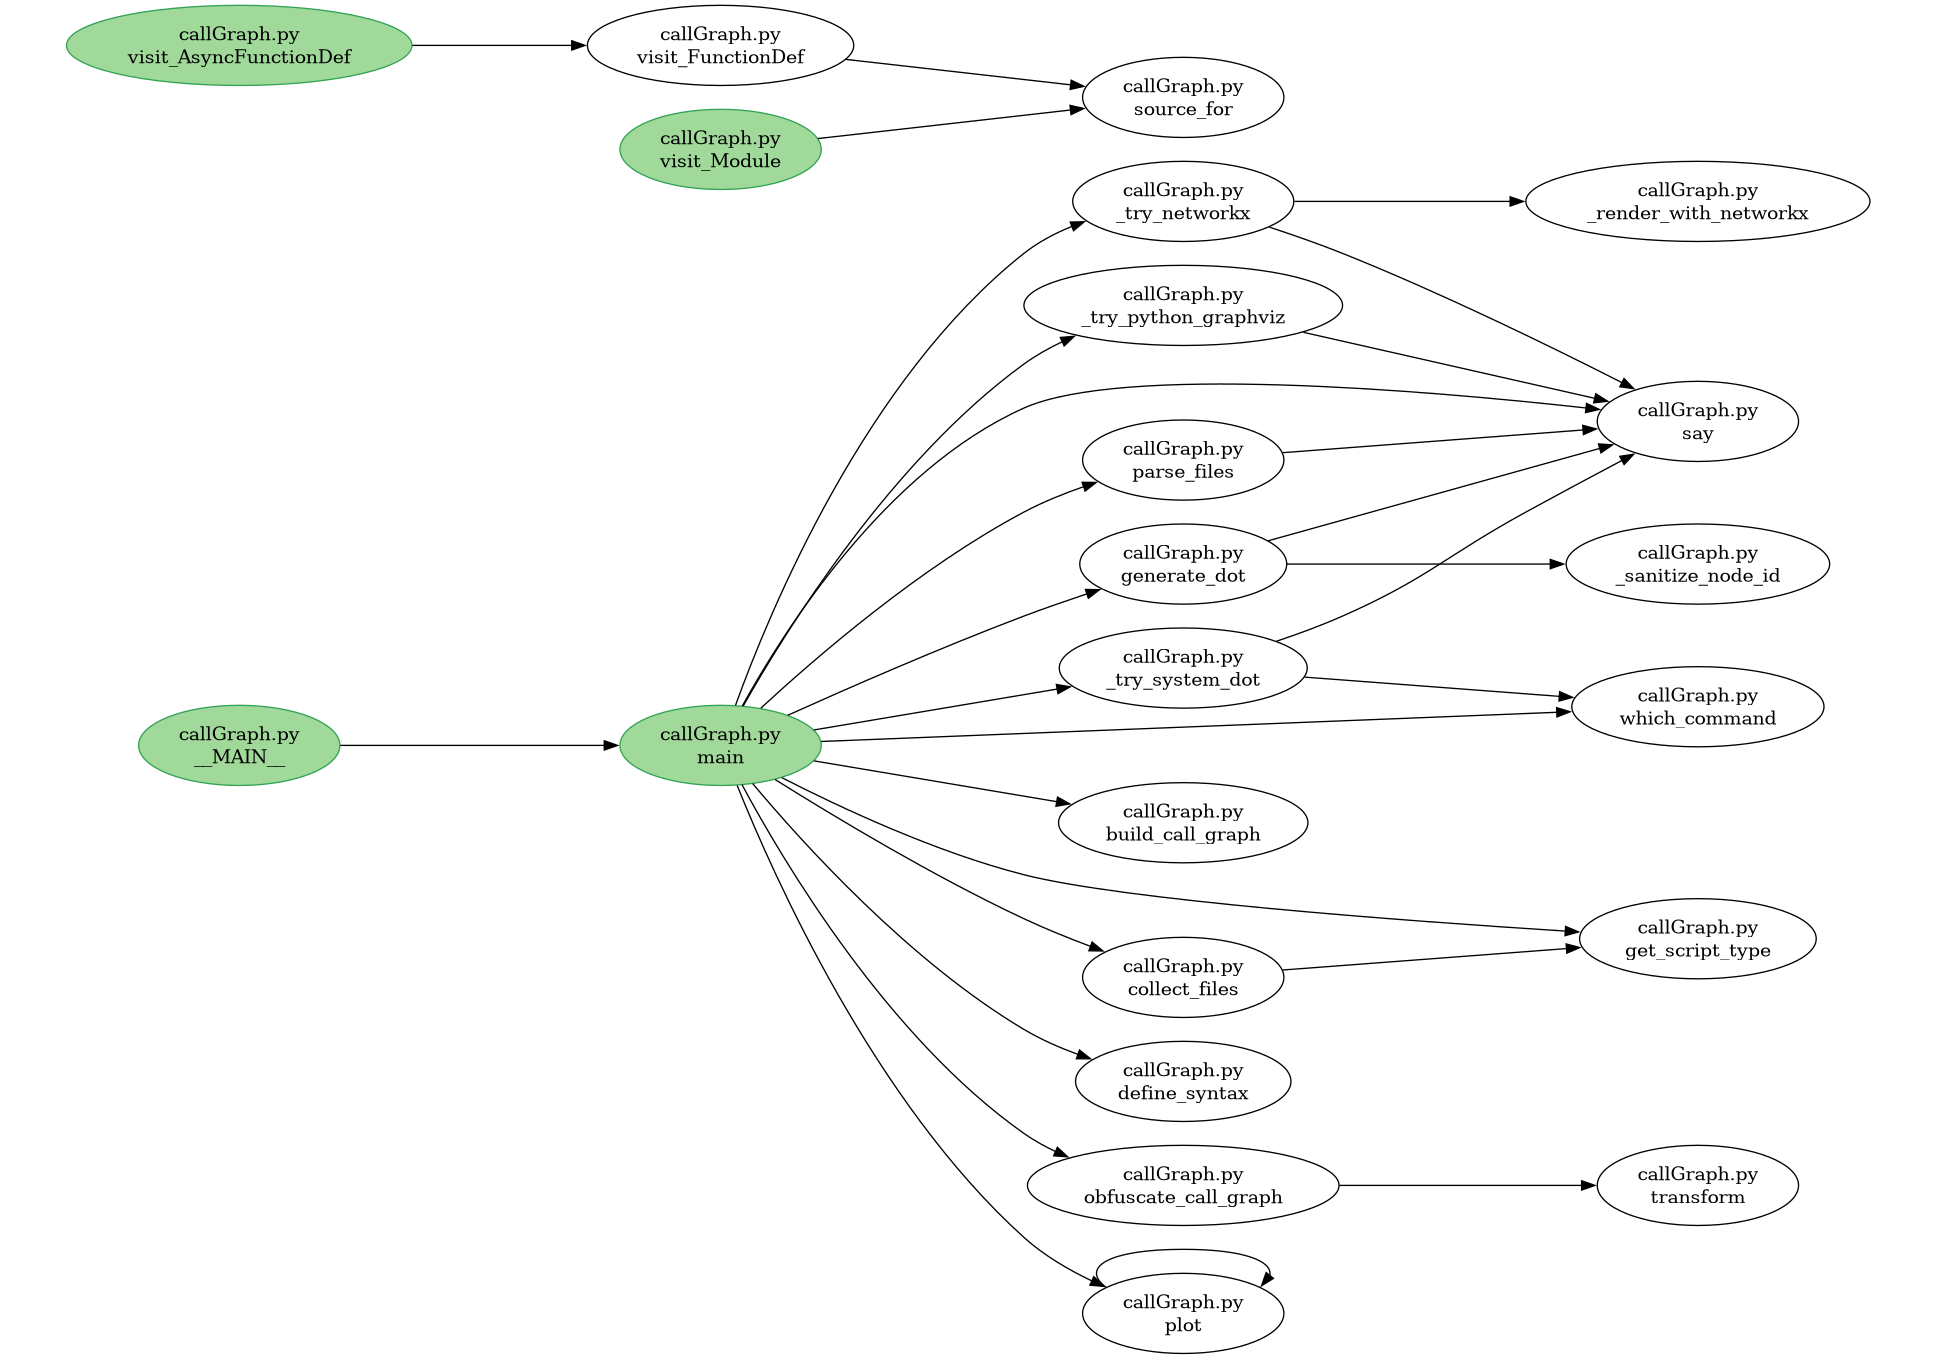

This chart was generated by the following Python code:
#!/usr/bin/env python3
from __future__ import annotations

import argparse
import json
import os
import re
import shutil
import subprocess
import sys
import tempfile
import ast
from collections import defaultdict
from dataclasses import dataclass
from typing import Dict, List, Optional

try:
    import yaml  # type: ignore
except Exception:
    yaml = None

try:
    import graphviz as _graphviz  # type: ignore
    from graphviz import Digraph  # type: ignore
except Exception:
    _graphviz = None
    Digraph = None


# -----------------------------------------------------------------------------
# Utilities
# -----------------------------------------------------------------------------
def say(*parts) -> None:
    print(" ".join(str(p) for p in parts))


def which_command(*names: str) -> Optional[str]:
    for n in names:
        path = shutil.which(n)
        if path:
            return n
    return None


# -----------------------------------------------------------------------------
# Language syntax (regex) definitions
# -----------------------------------------------------------------------------
LANG_SYNTAX = {
    # Heuristic regexes for many languages. These are intentionally
    # conservative — regex-based parsing is a fallback and will not be
    # perfect for every language syntax.
    "functionDefinition": {
        "py": r"(\s*)(def)\s+([A-Za-z_]\w+)\s*\(",
        "js": r"(\s*)(?:async\s+)?(?:function)\s+([A-Za-z_]\w+)\s*\(",
        "jsx": r"(\s*)(?:async\s+)?(?:function)\s+([A-Za-z_]\w+)\s*\(",
        "ts": r"(\s*)(?:export\s+)?(?:async\s+)?(?:function|const|let|var)\s+([A-Za-z_]\w+)\s*\(",
        "tsx": r"(\s*)(?:export\s+)?(?:async\s+)?(?:function|const|let|var)\s+([A-Za-z_]\w+)\s*\(",
        "c": r"(\s*)(?=.*\b(?:void|bool|int|short|long|double|char|size_t|float)\b)([^(;]+)\s+([A-Za-z_]\w+)\s*\(",
        "cpp": r"(\s*)(?=.*\b(?:void|bool|int|short|long|double|char|size_t|string|vector|unsigned)\b)([^(;]+)\s+([A-Za-z_]\w+)\s*\(",
        "java": r"(\s*)(?=public|private|protected|static|final|synchronized|abstract)([^(;]+)\s+([A-Za-z_]\w+)\s*\(",
        "rs": r"(\s*)(?:pub\s+|async\s+)?(?:fn)\s+([A-Za-z_]\w+)\b",
        "go": r"(\s*)(?:func)\s+([A-Za-z_]\w+)\b",
        "swift": r"(\s*)(?:func)\s+([A-Za-z_]\w+)\b",
        "rb": r"(\s*)(?:def)\s+([A-Za-z_]\w+)",
        "pl": r"(\s*)(?:sub)\s+([A-Za-z_]\w+)",
        "php": r"(\s*)(?:function)\s+([A-Za-z_]\w+)\s*\(",
        "lua": r"(\s*)(?:function)\s+([A-Za-z_]\w+)",
        "kt": r"(\s*)(?:fun)\s+([A-Za-z_]\w+)",
        "dart": r"(\s*)(?:[A-Za-z_][\w<>]*\s+)?([A-Za-z_]\w+)\s*\(",
        "jl": r"(\s*)(?:function|macro)\s+([A-Za-z_]\w+)",
        "m": r"(\s*)(?:[-+]\s*\(|[A-Za-z_]\w+\s*\()",
        "r": r"(\s*)([A-Za-z_]\w+)\s*\<\-|\s*function\s*\(",
        "sh": r"(\s*)(?:function\s+)?([A-Za-z_]\w+)\s*\(\)?\s*\{",
        "bash": r"(\s*)(?:function\s+)?([A-Za-z_]\w+)\s*\(\)?\s*\{",
        "sc": r"(\s*)(?:def)\s+([A-Za-z_]\w+)\s*\(",
        "pas": r"(\s*)(?:procedure|function)\s+([A-Za-z_]\w+)",
        "v": r"(\s*)(?:fn)\s+([A-Za-z_]\w+)",
    },
    "functionEnd": {
        # Python functions end by dedent; keep a permissive pattern for
        # function body continuation. For block languages use closing brace.
        "py": r"\s*\S",
        "c": r"\s*}",
        "cpp": r"\s*}",
        "rs": r"\s*}",
        "java": r"\s*}",
        "ts": r"\s*}",
        "tsx": r"\s*}",
        "js": r"\s*}",
        "jsx": r"\s*}",
        "go": r"\s*}",
        "swift": r"\s*}",
        "php": r"\s*}",
        "lua": r"\s*end",
        "rb": r"\s*end",
        "pl": r"\s*}",
    },
    "functionCall": {
        # Simple name( pattern for many languages; will also catch some
        # non-call constructs but works as a lightweight heuristic.
        "py": r"([A-Za-z_]\w+)\s*\(",
        "js": r"([A-Za-z_]\w+)\s*\(",
        "jsx": r"([A-Za-z_]\w+)\s*\(",
        "ts": r"([A-Za-z_]\w+)\s*\(",
        "tsx": r"([A-Za-z_]\w+)\s*\(",
        "c": r"([A-Za-z_]\w+)\s*\(",
        "cpp": r"([A-Za-z_]\w+)\s*\(",
        "rs": r"([A-Za-z_]\w+)\s*\(",
        "java": r"([A-Za-z_]\w+)\s*\(",
        "go": r"([A-Za-z_]\w+)\s*\(",
        "rb": r"([A-Za-z_]\w+)\s*\(",
        "php": r"([A-Za-z_]\w+)\s*\(",
        "lua": r"([A-Za-z_]\w+)\s*\(",
    },
    "comment": {
        # Common single-line comment tokens
        "py": r"#",
        "rb": r"#",
        "pl": r"#",
        "sh": r"#",
        "bash": r"#",
        "js": r"//",
        "jsx": r"//",
        "ts": r"//",
        "tsx": r"//",
        "c": r"//",
        "cpp": r"//",
        "rs": r"//",
        "java": r"//",
        "php": r"//",
        "lua": r"--",
    },
    "variable": {
        # Very permissive variable name capture used by the "verbose" analysis.
        "py": r"([A-Za-z_]\w+)",
        "js": r"([A-Za-z_]\w+)",
        "ts": r"([A-Za-z_]\w+)",
        "rs": r"([A-Za-z_]\w+)",
        "rb": r"([A-Za-z_]\w+)",
        "php": r"([A-Za-z_]\w+)",
    },
}


# -----------------------------------------------------------------------------
# Data structures
# -----------------------------------------------------------------------------
@dataclass
class ParseResult:
    shebang: Optional[str]
    func_contents: Dict[str, Dict[str, str]]  # func -> file -> contents
    func_definition: Dict[str, Dict[str, int]]  # func -> file -> first line
    func_call: Dict[
        str, Dict[str, Dict[str, int]]
    ]  # caller_func -> file -> called_name -> count


# -----------------------------------------------------------------------------
# NetworkX fallback renderer
# -----------------------------------------------------------------------------
def _render_with_networkx(graph_builder, output_path: str) -> bool:
    try:
        import networkx as nx
        import matplotlib.pyplot as plt
    except Exception:
        return False

    try:
        G = nx.DiGraph()
        labels = {}
        node_colors = []
        for n in sorted(graph_builder.node.keys()):
            G.add_node(n)
            file_part, sub_part = n.split(":", 1)
            labels[n] = f"{os.path.basename(file_part)}\n{sub_part}"
            node_colors.append(
                "#78a2c8"
                if n not in getattr(graph_builder, "initial_node", {})
                else "#66c2a5"
            )

        for fro in sorted(graph_builder.edge.keys()):
            for to in sorted(graph_builder.edge[fro].keys()):
                G.add_edge(fro, to)

        try:
            pos = nx.spring_layout(G, k=0.5, iterations=100, seed=42)
        except Exception:
            pos = nx.random_layout(G)

        plt.figure(figsize=(12, 8))
        nx.draw_networkx_nodes(G, pos, node_color=node_colors, node_size=1200)
        nx.draw_networkx_edges(
            G, pos, arrows=True, arrowstyle="->", arrowsize=12
        )
        nx.draw_networkx_labels(G, pos, labels, font_size=8)
        plt.axis("off")

        ext = os.path.splitext(output_path)[1].lower()
        if ext == ".svg":
            plt.savefig(output_path, format="svg", bbox_inches="tight")
        elif ext == ".pdf":
            plt.savefig(output_path, format="pdf", bbox_inches="tight")
        else:
            plt.savefig(output_path, format="png", bbox_inches="tight")
        plt.close()
        return True
    except Exception:
        return False


# -----------------------------------------------------------------------------
# Core parsing
# -----------------------------------------------------------------------------
def define_syntax(language: str):
    # Build compiled syntax dict for a language
    compiled = {}
    for key in (
        "functionDefinition",
        "functionEnd",
        "functionCall",
        "comment",
        "variable",
    ):
        pat = LANG_SYNTAX.get(key, {}).get(language)
        compiled[key] = re.compile(pat, re.IGNORECASE) if pat else None
    return compiled


def parse_files(
    files: List[str], language: str, language_syntax
) -> ParseResult:
    """
    Parse files and produce function definitions, contents and call counts.

    For Python we use the AST. For others we fall back to a line-oriented
    regex-based heuristic. Returned structures are plain dicts (no defaultdicts)
    to make type-checkers and downstream code happy.
    """
    main = "__MAIN__"
    # use temporary nested dicts while parsing
    func_contents: Dict[str, Dict[str, str]] = defaultdict(
        dict
    )  # func -> file -> contents
    func_definition: Dict[str, Dict[str, int]] = defaultdict(
        dict
    )  # func -> file -> first-line
    # nested mapping: caller_func -> file -> called_name -> count
    func_call_nested = defaultdict(
        lambda: defaultdict(lambda: defaultdict(int))
    )
    shebang: Optional[str] = None

    fd_re = language_syntax.get("functionDefinition")
    fe_re = language_syntax.get("functionEnd")
    fc_re = language_syntax.get("functionCall")
    comment_re = language_syntax.get("comment")

    for file in files:
        try:
            with open(file, "r", encoding="utf-8", errors="ignore") as fh:
                text = fh.read()
        except Exception:
            text = ""

        if text:
            first_line = text.splitlines()[0] if text.splitlines() else ""
            if first_line.startswith("#!"):
                shebang = first_line.strip()

        # Python: prefer AST for correctness
        if language == "py":
            try:
                tree = ast.parse(text, filename=file)
            except Exception:
                tree = None

            if tree is not None:
                lines = text.splitlines()

                def source_for(node: ast.AST) -> str:
                    start = getattr(node, "lineno", None)
                    end = getattr(node, "end_lineno", None)
                    if start and end:
                        return "\n".join(lines[start - 1 : end])
                    if start:
                        return lines[start - 1]
                    return ""

                class PyVisitor(ast.NodeVisitor):
                    def __init__(self):
                        self.current_stack: List[str] = [main]

                    def visit_FunctionDef(self, node: ast.AST):
                        # Accept ast.AST to avoid type-check conflicts with AsyncFunctionDef
                        name = getattr(node, "name", None)
                        lineno = getattr(node, "lineno", None)
                        if name and lineno:
                            func_definition[name][file] = lineno
                            func_contents[name].setdefault(file, "")
                            func_contents[name][file] += source_for(node) + "\n"
                        self.current_stack.append(name or "<anon>")
                        # traverse body to find nested calls
                        self.generic_visit(node)
                        self.current_stack.pop()

                    def visit_AsyncFunctionDef(self, node: ast.AST):
                        # Handle async defs similarly
                        return self.visit_FunctionDef(node)

                    def visit_ClassDef(self, node: ast.AST):
                        # Do not treat classes as functions; still traverse to find nested calls
                        self.generic_visit(node)

                    def visit_Call(self, node: ast.Call):
                        called = None
                        func_node = node.func
                        if isinstance(func_node, ast.Name):
                            called = func_node.id
                        elif isinstance(func_node, ast.Attribute):
                            called = func_node.attr
                        caller = self.current_stack[-1]
                        if called:
                            func_call_nested[caller][file][called] += 1
                        self.generic_visit(node)

                    def visit_Module(self, node: ast.Module):
                        # Inspect module-level statements as MAIN while ensuring we
                        # still visit every statement so FunctionDef nodes are
                        # processed by their visitor. Only non-def/class top-level
                        # stmts are appended to the MAIN contents.
                        for stmt in node.body:
                            if not isinstance(
                                stmt,
                                (
                                    ast.FunctionDef,
                                    ast.AsyncFunctionDef,
                                    ast.ClassDef,
                                ),
                            ):
                                src = source_for(stmt)
                                if src:
                                    func_contents[main].setdefault(file, "")
                                    func_contents[main][file] += src + "\n"
                            # always visit the statement so FunctionDef / ClassDef
                            # handlers run and populate func_definition, func_contents, etc.
                            self.visit(stmt)

                visitor = PyVisitor()
                visitor.visit(tree)
                # move to next file (AST handled)
                continue

        # Fallback legacy parsing for non-Python or failed AST
        norm_text = text.replace("\\\n", "")
        # small normalization for C-like languages
        if language in ("c", "cpp", "java"):
            norm_text = re.sub(r"\)\s*\n\s*{", ") {", norm_text)

        lines = norm_text.splitlines()
        func_stack: List[str] = [main]
        space_stack: List[str] = [""]
        func_contents[main].setdefault(file, "")
        file_line_num = 0
        in_pod = False

        for line in lines:
            file_line_num += 1
            original_line = line

            # perl __END__ / POD handling (best-effort)
            if language == "pl":
                if line.strip() == "__END__":
                    break
                m_tag = re.match(r"^=(\w+)", line)
                if m_tag:
                    tag = m_tag.group(1)
                    in_pod = tag != "cut"
                    continue
                if in_pod:
                    continue

            # append blank lines to current function contents
            if re.match(r"^\s*(#.*)?$", line):
                func_contents[func_stack[-1]].setdefault(file, "")
                func_contents[func_stack[-1]][file] += line + "\n"
                continue

            # strip comments (best-effort)
            if comment_re:
                try:
                    line = re.sub(rf"{comment_re.pattern}.*", "", line)
                except re.error:
                    pass

            # function definition detection
            if fd_re:
                m = fd_re.match(line)
                if m:
                    # Be defensive about the number and order of regex groups.
                    # Some language patterns put the leading indent in group 1 and the
                    # function name in group 2 or 3; others put only the name.
                    groups = [g for g in m.groups() if g is not None]
                    leading_spaces = groups[0] if groups else ""
                    func_name = ""
                    # Prefer the last group that looks like a valid identifier.
                    for g in reversed(groups):
                        try:
                            g_str = str(g)
                        except Exception:
                            continue
                        if re.match(r"^[A-Za-z_]\w*$", g_str):
                            func_name = g_str
                            break
                    # Fallback: try m.group(m.lastindex) if present
                    if not func_name and getattr(m, "lastindex", None):
                        try:
                            cand = m.group(m.lastindex)
                            if cand and re.match(r"^[A-Za-z_]\w*$", str(cand)):
                                func_name = str(cand)
                        except Exception:
                            pass
                    func_name = func_name.split("::")[-1] if func_name else ""
                    if not func_name:
                        func_name = f"<anonymous_{file_line_num}>"
                        say(
                            f"Found anonymous function at {file}:{file_line_num} -> {func_name}"
                        )
                    func_definition[func_name][file] = file_line_num
                    func_contents[func_name].setdefault(file, "")
                    func_contents[func_name][file] += original_line + "\n"
                    if language == "py":
                        func_stack = [main, func_name]
                        space_stack = ["", leading_spaces]
                        func_contents[main].setdefault(file, "")
                    else:
                        if language not in ("jl",) and re.search(
                            r"}\s*(;\s*)?$", line
                        ):
                            # function ended on same line
                            pass
                        else:
                            func_stack.append(func_name)
                            space_stack.append(leading_spaces)
                    continue

            # detect end of function (for languages with explicit end tokens)
            if func_stack[-1] != main and fe_re:
                try:
                    indent_check = (
                        re.match(
                            r"^" + re.escape(space_stack[-1]) + r"\S", line
                        )
                        is not None
                    )
                except re.error:
                    indent_check = True
                if fe_re and re.match(fe_re.pattern, line) and indent_check:
                    func_contents[func_stack[-1]].setdefault(file, "")
                    func_contents[func_stack[-1]][file] += original_line + "\n"
                    if space_stack[-1] == "":
                        func_stack = [main]
                        space_stack = [""]
                    else:
                        func_stack.pop()
                        space_stack.pop()
                    continue

            # append to current function content
            func_contents[func_stack[-1]].setdefault(file, "")
            func_contents[func_stack[-1]][file] += original_line + "\n"

            # find candidate calls
            if fc_re:
                for mcall in fc_re.finditer(line):
                    called = mcall.group(1)
                    if language in ("tcl", "pl"):
                        called = called.split("::")[-1]
                    if called:
                        func_call_nested[func_stack[-1]][file][called] += 1

    # Normalize nested defaultdicts into plain dicts before returning
    func_contents_out: Dict[str, Dict[str, str]] = {}
    for fn, fmap in func_contents.items():
        func_contents_out[fn] = dict(fmap)

    func_definition_out: Dict[str, Dict[str, int]] = {}
    for fn, fmap in func_definition.items():
        func_definition_out[fn] = dict(fmap)

    func_call_out: Dict[str, Dict[str, Dict[str, int]]] = {}
    for caller, fmap in func_call_nested.items():
        func_call_out[caller] = {}
        for fpath, calls in fmap.items():
            func_call_out[caller][fpath] = dict(calls)

    return ParseResult(
        shebang=shebang,
        func_contents=func_contents_out,
        func_definition=func_definition_out,
        func_call=func_call_out,
    )


# -----------------------------------------------------------------------------
# Build call graph
# -----------------------------------------------------------------------------
def build_call_graph(
    parse: ParseResult,
    files: List[str],
    ignore_re: Optional[str] = None,
    language: Optional[str] = None,
):
    call_graph = defaultdict(lambda: {"calls": {}, "called_by": {}})

    for caller_sub, file_map in parse.func_call.items():
        if ignore_re and re.search(ignore_re, caller_sub):
            continue
        for caller_file, calls in file_map.items():
            for referenced_sub, count in calls.items():
                if ignore_re and re.search(ignore_re, referenced_sub):
                    continue
                if referenced_sub not in parse.func_definition:
                    continue
                caller_key = f"{caller_file}:{caller_sub}"
                # prefer same-file
                if caller_file in parse.func_definition.get(referenced_sub, {}):
                    referenced_key = f"{caller_file}:{referenced_sub}"
                else:
                    referenced_files = sorted(
                        parse.func_definition[referenced_sub].keys()
                    )
                    if len(referenced_files) == 1:
                        referenced_key = (
                            f"{referenced_files[0]}:{referenced_sub}"
                        )
                    else:
                        # ambiguous
                        continue

                call_graph[caller_key]["calls"][referenced_key] = (
                    call_graph[caller_key]["calls"].get(referenced_key, 0)
                    + count
                )
                call_graph[referenced_key]["called_by"][caller_key] = (
                    call_graph[referenced_key]["called_by"].get(caller_key, 0)
                    + 1
                )

    # Conservative rescan by content (skip for python)
    if language != "py":
        for caller_sub, file_map in parse.func_contents.items():
            if ignore_re and re.search(ignore_re, caller_sub):
                continue
            for caller_file, body in file_map.items():
                for line in body.splitlines():
                    for m in re.finditer(r"(\w+)\s*\(", line):
                        referenced_sub = m.group(1)
                        if not referenced_sub:
                            continue
                        if ignore_re and re.search(ignore_re, referenced_sub):
                            continue
                        if referenced_sub not in parse.func_definition:
                            continue
                        if caller_file in parse.func_definition.get(
                            referenced_sub, {}
                        ):
                            referenced_key = f"{caller_file}:{referenced_sub}"
                        else:
                            referenced_files = sorted(
                                parse.func_definition[referenced_sub].keys()
                            )
                            if len(referenced_files) == 1:
                                referenced_key = (
                                    f"{referenced_files[0]}:{referenced_sub}"
                                )
                            else:
                                continue
                        caller_key = f"{caller_file}:{caller_sub}"
                        call_graph.setdefault(
                            caller_key, {"calls": {}, "called_by": {}}
                        )
                        call_graph.setdefault(
                            referenced_key, {"calls": {}, "called_by": {}}
                        )
                        if (
                            referenced_key
                            not in call_graph[caller_key]["calls"]
                        ):
                            call_graph[caller_key]["calls"][referenced_key] = 1
                            call_graph[referenced_key]["called_by"][
                                caller_key
                            ] = 1

    # Range-based rescan (skip for python)
    if language != "py":
        func_starts_by_file: Dict[str, List[tuple]] = defaultdict(list)
        for fname, locations in parse.func_definition.items():
            for fpath, start_line in locations.items():
                func_starts_by_file[fpath].append((start_line, fname))

        for fpath, starts in func_starts_by_file.items():
            starts.sort(key=lambda x: x[0])
            try:
                with open(fpath, "r", encoding="utf-8", errors="ignore") as fh:
                    file_lines = fh.read().splitlines()
            except Exception:
                continue
            nlines = len(file_lines)
            for idx, (start_line, funcname) in enumerate(starts):
                end_line = None
                contents = parse.func_contents.get(funcname, {}).get(fpath)
                if contents is not None:
                    count_lines = len(contents.splitlines())
                    if count_lines > 0:
                        end_line = start_line + count_lines - 1
                if end_line is None:
                    if idx + 1 < len(starts):
                        end_line = starts[idx + 1][0] - 1
                    else:
                        end_line = nlines
                if idx + 1 < len(starts):
                    next_start = starts[idx + 1][0]
                    if end_line >= next_start:
                        end_line = next_start - 1
                if end_line < start_line:
                    continue
                body_lines = file_lines[start_line - 1 : end_line]
                for line in body_lines:
                    for m in re.finditer(r"(\w+)\s*\(", line):
                        callee = m.group(1)
                        if not callee:
                            continue
                        if ignore_re and re.search(ignore_re, callee):
                            continue
                        if callee not in parse.func_definition:
                            continue
                        if fpath in parse.func_definition.get(callee, {}):
                            callee_key = f"{fpath}:{callee}"
                        else:
                            callee_files = sorted(
                                parse.func_definition[callee].keys()
                            )
                            if len(callee_files) == 1:
                                callee_key = f"{callee_files[0]}:{callee}"
                            else:
                                continue
                        caller_key = f"{fpath}:{funcname}"
                        call_graph.setdefault(
                            caller_key, {"calls": {}, "called_by": {}}
                        )
                        call_graph.setdefault(
                            callee_key, {"calls": {}, "called_by": {}}
                        )
                        if callee_key not in call_graph[caller_key]["calls"]:
                            call_graph[caller_key]["calls"][callee_key] = 1
                            call_graph[callee_key]["called_by"][caller_key] = 1

    # remove spurious self-edges added by rescans unless originally present
    for caller_key in list(call_graph.keys()):
        try:
            caller_file, caller_func = caller_key.rsplit(":", 1)
        except ValueError:
            continue
        if caller_key in call_graph.get(caller_key, {}).get("calls", {}):
            has_self_in_parse = False
            if (
                caller_func in parse.func_call
                and caller_file in parse.func_call.get(caller_func, {})
            ):
                if (
                    parse.func_call[caller_func][caller_file].get(
                        caller_func, 0
                    )
                    > 0
                ):
                    has_self_in_parse = True
            if not has_self_in_parse:
                call_graph[caller_key]["calls"].pop(caller_key, None)
                call_graph[caller_key]["called_by"].pop(caller_key, None)

    return dict(call_graph)


# -----------------------------------------------------------------------------
# Graph selection and DOT generation
# -----------------------------------------------------------------------------
class GraphBuilder:
    def __init__(
        self, call_graph: Dict[str, Dict], cluster_files: bool = False
    ):
        self.call_graph = call_graph
        self.node: Dict[str, int] = {}
        self.edge: Dict[str, Dict[str, int]] = defaultdict(
            lambda: defaultdict(int)
        )
        self.initial_node: Dict[str, int] = {}
        self.cluster_files = cluster_files
        self.clusters: Dict[str, Dict] = {}

    def plot(self, from_file_sub: str, direction: Optional[str] = None):
        direction = direction or "up down"
        self.node[from_file_sub] = self.node.get(from_file_sub, 0) + 1
        if direction == "up down":
            self.initial_node[from_file_sub] = (
                self.initial_node.get(from_file_sub, 0) + 1
            )
            direction = "up down"
        if "up" in direction:
            for parent in sorted(
                self.call_graph.get(from_file_sub, {})
                .get("called_by", {})
                .keys()
            ):
                self.edge[parent][from_file_sub] += 1
                if parent not in self.node:
                    self.plot(parent, "up")
        if "down" in direction:
            for to in sorted(
                self.call_graph.get(from_file_sub, {}).get("calls", {}).keys()
            ):
                self.edge[from_file_sub][to] += 1
                if to not in self.node:
                    self.plot(to, "down")

    def _sanitize_node_id(self, name: str) -> str:
        return re.sub(r"[^A-Za-z0-9_]", "_", name)

    def generate_dot(
        self, dot_name: str, files: List[str], full_path: bool = False
    ):
        nodes = sorted(self.node.keys())
        id_map = {n: self._sanitize_node_id(n) for n in nodes}

        if Digraph:
            g = Digraph(name="call_graph", format="dot")
            g.attr(rankdir="LR", concentrate="true", ratio="0.7", fontsize="24")
            for node_key in nodes:
                nid = id_map[node_key]
                file, sub = node_key.split(":", 1)
                label_file = os.path.basename(file) if not full_path else file
                display_sub = sub if sub else "<anonymous>"
                label = f"{label_file}\\n{display_sub}"
                attrs = {"label": label}
                if node_key in self.initial_node:
                    attrs["style"] = "filled"
                    attrs["fillcolor"] = "/greens3/2"
                    attrs["color"] = "/greens3/3"
                g.node(nid, **attrs)
            for fro in sorted(self.edge.keys()):
                for to in sorted(self.edge[fro].keys()):
                    g.edge(
                        id_map.get(fro, self._sanitize_node_id(fro)),
                        id_map.get(to, self._sanitize_node_id(to)),
                    )
            with open(dot_name, "w", encoding="utf-8") as fh:
                fh.write(g.source)
            say("Generating:", dot_name)
        else:
            lines = []
            lines.append("digraph call_graph {")
            lines.append("  rankdir=LR;")
            lines.append("  concentrate=true;")
            lines.append("  ratio=0.7;")
            lines.append("  fontsize=24;")
            for node_key in nodes:
                nid = id_map[node_key]
                file, sub = node_key.split(":", 1)
                label_file = os.path.basename(file) if not full_path else file
                display_sub = sub if sub else "<anonymous>"
                label = f"{label_file}\\n{display_sub}"
                attrs = []
                if node_key in self.initial_node:
                    attrs.append("style=filled")
                    attrs.append('fillcolor="/greens3/2"')
                    attrs.append('color="/greens3/3"')
                attrstr = ", ".join(attrs)
                if attrstr:
                    lines.append(f'  "{nid}" [label="{label}", {attrstr}];')
                else:
                    lines.append(f'  "{nid}" [label="{label}"];')
            for fro in sorted(self.edge.keys()):
                for to in sorted(self.edge[fro].keys()):
                    lines.append(
                        f'  "{id_map.get(fro, self._sanitize_node_id(fro))}" -> "{id_map.get(to, self._sanitize_node_id(to))}";'
                    )
            lines.append("}")
            with open(dot_name, "w", encoding="utf-8") as fh:
                fh.write("\n".join(lines))
            say("Generating:", dot_name)


# -----------------------------------------------------------------------------
# Obfuscation (optional)
# -----------------------------------------------------------------------------
def obfuscate_call_graph(
    call_graph: Dict[str, Dict],
    ignore: Optional[List[str]] = None,
    seed: Optional[int] = None,
):
    jargon = [
        "abscond",
        "amplify",
        "assemble",
        "benchmark",
        "calculate",
        "compile",
        "compress",
        "decode",
        "delete",
        "emulate",
        "encode",
        "enhance",
        "generate",
        "inspect",
        "mutate",
        "obfuscate",
        "process",
        "refactor",
        "transform",
        "translate",
        "upload",
        "validate",
    ]
    import random

    if seed is not None:
        random.seed(seed)
    cache: Dict[str, str] = {}
    ignore = ignore or ["__MAIN__"]

    def transform(name: str) -> str:
        if name in cache:
            return cache[name]
        if name in ignore:
            cache[name] = name
            return name
        new = (
            random.choice(jargon)
            if jargon
            else f"func_{random.randint(1000, 9999)}"
        )
        cache[name] = new
        return new

    new_graph: Dict[str, Dict] = {}
    for from_k in call_graph:
        from_file, from_sub = from_k.split(":", 1)
        from_sub_new = transform(from_sub)
        for side in ("calls", "called_by"):
            for to_k in call_graph[from_k].get(side, {}):
                to_file, to_sub = to_k.split(":", 1)
                to_sub_new = transform(to_sub)
                from_new = f"{from_file}:{from_sub_new}"
                to_new = f"{to_file}:{to_sub_new}"
                new_graph.setdefault(from_new, {}).setdefault(side, {})[
                    to_new
                ] = call_graph[from_k][side][to_k]
    return new_graph


# -----------------------------------------------------------------------------
# File collection
# -----------------------------------------------------------------------------
def collect_files(
    paths: List[str], language: Optional[str] = None
) -> List[str]:
    found: List[str] = []
    for p in paths:
        if os.path.isdir(p):
            if not language:
                raise SystemExit(
                    "ERROR: Must specify -language when scanning a directory."
                )
            for root, _, files in os.walk(p):
                for fname in files:
                    fpath = os.path.join(root, fname)
                    lang = get_script_type(
                        fpath, scripts_only=False, forced_language=None
                    )
                    if lang == language:
                        found.append(fpath)
        else:
            found.append(p)
    if not found:
        raise SystemExit("ERROR: No input files found.")
    for f in found:
        if not os.path.exists(f):
            raise SystemExit(f"ERROR: {f} not found!")
    return found


# -----------------------------------------------------------------------------
# Helpers
# -----------------------------------------------------------------------------
def get_script_type(
    file: str, scripts_only: bool = False, forced_language: Optional[str] = None
) -> str:
    """
    Determine a conservative language identifier for a file path.

    - Honors `forced_language` when provided.
    - Looks at file extension; recognizes many common extensions including
      `jsx` and `tsx`.
    - Falls back to shebang detection for scripts.
    - If `scripts_only` is True and no shebang/known ext applies, returns "".
    """
    if forced_language:
        return forced_language
    file = file.split("#", 1)[0]
    ext = file.lower().rsplit(".", 1)
    if len(ext) == 2:
        suffix = ext[1]
        mapping = {
            "py": "py",
            "pyw": "py",
            "js": "js",
            "jsx": "jsx",
            "ts": "ts",
            "tsx": "tsx",
            "c": "c",
            "h": "c",
            "cc": "cpp",
            "cpp": "cpp",
            "cxx": "cpp",
            "hh": "cpp",
            "java": "java",
            "kt": "kt",
            "kts": "kt",
            "go": "go",
            "rs": "rs",
            "rb": "rb",
            "pl": "pl",
            "pm": "pl",
            "php": "php",
            "sh": "sh",
            "bash": "bash",
            "zsh": "sh",
            "lua": "lua",
            "swift": "swift",
            "dart": "dart",
            "jl": "jl",
            "m": "m",
            "r": "r",
            "sc": "sc",
            "scala": "sc",
            "pas": "pas",
            "v": "v",
        }
        if suffix in mapping:
            return mapping[suffix]
    # fallback to shebang sniffing for script files
    if os.path.isfile(file):
        try:
            with open(file, "r", errors="ignore") as fh:
                first = fh.readline().strip()
                m = re.match(r"^#!(?:.*/env\s+)?(\S+)", first)
                if m:
                    fname = os.path.basename(m.group(1))
                    if fname.startswith("python"):
                        return "py"
                    if fname.startswith("perl"):
                        return "pl"
                    if fname == "ruby":
                        return "rb"
                    if fname in ("node", "nodejs", "nodejs.exe"):
                        return "js"
                    if "bash" in fname or "sh" in fname:
                        return "sh"
        except Exception:
            pass
    # final fallback: either empty (for scripts_only) or the extension itself
    return (
        "" if scripts_only else (file.rsplit(".", 1)[-1] if "." in file else "")
    )


# -----------------------------------------------------------------------------
# CLI
# -----------------------------------------------------------------------------
def main(argv: Optional[List[str]] = None) -> int:
    parser = argparse.ArgumentParser(
        description="callGraph - static call graph generator (cleaned)"
    )
    parser.add_argument(
        "paths", nargs="*", help="Files or directories to parse"
    )
    parser.add_argument(
        "-language", help="Force language (pl, py, tcl, js, ...)"
    )
    parser.add_argument(
        "-start", help="Function(s) to use as starting point (regex)"
    )
    parser.add_argument("-ignore", help="Regex of function names to ignore")
    parser.add_argument(
        "-output",
        help="Output filename (dot/png/svg/pdf). If omitted, uses temp dir",
    )
    parser.add_argument(
        "-noShow", action="store_true", help="Do not display generated image"
    )
    parser.add_argument(
        "-fullPath",
        action="store_true",
        help="Do not strip path from node labels",
    )
    parser.add_argument(
        "-writeSubsetCode",
        help="Write subset source file containing only functions included in graph",
    )
    parser.add_argument(
        "-writeFunctions",
        action="store_true",
        help="Write each function to separate file (tempdir)",
    )
    parser.add_argument(
        "-jsnOut", help="Write JSON representation of call graph to file"
    )
    parser.add_argument(
        "-jsnIn", help="Read JSON representation from file (skip parsing)"
    )
    parser.add_argument(
        "-ymlOut", help="Write YAML representation of call graph to file"
    )
    parser.add_argument(
        "-ymlIn", help="Read YAML representation from file (skip parsing)"
    )
    parser.add_argument("-verbose", action="store_true", help="Verbose output")
    parser.add_argument(
        "-obfuscate", action="store_true", help="Obfuscate function names"
    )
    parser.add_argument(
        "--renderer",
        choices=["auto", "python-graphviz", "system-dot", "networkx"],
        default="auto",
        help="Renderer preference",
    )
    args = parser.parse_args(argv)

    if not args.paths and not args.jsnIn and not args.ymlIn:
        parser.print_help()
        return 1

    tmpdir = None
    output = args.output
    files: List[str] = []

    if args.jsnIn:
        with open(args.jsnIn, "r", encoding="utf-8") as fh:
            call_graph = json.load(fh)
    elif args.ymlIn:
        if yaml is None:
            raise SystemExit("ERROR: PyYAML not available to read YAML input.")
        with open(args.ymlIn, "r", encoding="utf-8") as fh:
            call_graph = yaml.safe_load(fh)
    else:
        files = collect_files(args.paths, language=args.language)
        language = args.language or get_script_type(files[0], scripts_only=True)
        if not language:
            raise SystemExit(
                "ERROR: language could not be determined. Use -language <language>"
            )
        syntax = define_syntax(language)
        parse = parse_files(files, language, syntax)

        if os.environ.get("DUMP_PARSE"):
            import pprint

            try:
                dump = {
                    "shebang": parse.shebang,
                    "func_definition": parse.func_definition,
                    "func_contents": parse.func_contents,
                    "func_call": parse.func_call,
                }
            except Exception as e:
                dump = {
                    "error": "failed to normalize parse result",
                    "exception": repr(e),
                }
            say("DUMP_PARSE set - parse result dump:")
            pprint.pprint(dump)

        if args.writeFunctions:
            tmpdir = tempfile.mkdtemp(prefix="call_graph_funcs_")
            for func in parse.func_contents:
                for fpath in parse.func_contents[func]:
                    bfile = os.path.basename(fpath)
                    name, ext = os.path.splitext(bfile)
                    out = os.path.join(tmpdir, f"{name}__{func}{ext}")
                    say("Creating function source file", out)
                    with open(out, "w", encoding="utf-8") as oh:
                        oh.write(parse.func_contents[func][fpath])

        call_graph = build_call_graph(
            parse, files, ignore_re=args.ignore, language=language
        )

        if args.writeSubsetCode:
            subset_file = args.writeSubsetCode
            say(f"Creating subset source file {subset_file}")
            with open(subset_file, "w", encoding="utf-8") as oh:
                if parse.shebang:
                    oh.write(parse.shebang + "\n")
                main_key = "__MAIN__"
                for file_sub in sorted(call_graph.keys()):
                    file_part, sub_part = file_sub.split(":", 1)
                    if sub_part == main_key:
                        continue
                    contents = parse.func_contents.get(sub_part, {}).get(
                        file_part
                    )
                    if contents:
                        oh.write(contents + "\n")

        if args.jsnOut:
            with open(args.jsnOut, "w", encoding="utf-8") as oh:
                json.dump(call_graph, oh, indent=2)
            say(f"Wrote JSON to {args.jsnOut}")
        if args.ymlOut:
            if yaml is None:
                raise SystemExit(
                    "ERROR: PyYAML not available to write YAML output."
                )
            with open(args.ymlOut, "w", encoding="utf-8") as oh:
                yaml.safe_dump(call_graph, oh)
            say(f"Wrote YAML to {args.ymlOut}")

    if args.obfuscate:
        call_graph = obfuscate_call_graph(call_graph, ignore=["__MAIN__"])

    if args.start:
        initial_nodes = sorted(
            [
                k
                for k in call_graph.keys()
                if re.search(args.start, k, re.IGNORECASE)
            ]
        )
        if not initial_nodes:
            say(f"ERROR: Could not find any functions matching '{args.start}'")
            return 1
    else:
        initial_nodes = []
        for file_sub in sorted(call_graph.keys()):
            if (
                (not call_graph[file_sub].get("called_by"))
                or file_sub.endswith(":__MAIN__")
                or file_sub.endswith(":main")
            ):
                initial_nodes.append(file_sub)

    if not call_graph:
        say("ERROR: No call graph data to process")
        return 1

    graph_builder = GraphBuilder(call_graph, cluster_files=False)
    for n in initial_nodes:
        graph_builder.plot(n)

    if not graph_builder.node:
        say(
            "ERROR: Could not find any matching function calls in your file(s)."
        )
        return 1

    if not output:
        tmpdir = tmpdir or tempfile.mkdtemp(prefix="call_graph_")
        base = os.path.basename(args.paths[0]) if args.paths else "call_graph"
        output = os.path.join(tmpdir, base)
    dot_name = output
    if not dot_name.endswith(".dot"):
        dot_name = os.path.splitext(output)[0] + ".dot"

    graph_builder.generate_dot(dot_name, files, full_path=args.fullPath)

    if not output.endswith(".dot"):
        if output.endswith(".svg"):
            fmt = "svg"
        elif output.endswith(".pdf"):
            fmt = "pdf"
        else:
            fmt = "png"
        image = os.path.splitext(output)[0] + "." + fmt
        renderer = getattr(args, "renderer", "auto")
        rendered_ok = False

        def _try_python_graphviz():
            if "_graphviz" in globals() and _graphviz is not None:
                try:
                    say("Rendering via python 'graphviz' package to", image)
                    src = _graphviz.Source.from_file(dot_name)
                    outbase = os.path.splitext(output)[0]
                    src.format = fmt
                    rendered_path = src.render(filename=outbase, cleanup=False)
                    if isinstance(rendered_path, str) and os.path.exists(
                        rendered_path
                    ):
                        return rendered_path
                    alt = outbase + "." + fmt
                    if os.path.exists(alt):
                        return alt
                except Exception as e:
                    say("WARNING: python graphviz package failed to render:", e)
            return None

        def _try_system_dot():
            if which_command("dot"):
                try:
                    say("Rendering via system 'dot' to", image)
                    if fmt == "svg":
                        cmd = ["dot", "-Tsvg", dot_name, "-o", image]
                    elif fmt == "pdf":
                        cmd = ["dot", "-Tpdf", dot_name, "-o", image]
                    else:
                        cmd = ["dot", "-Tpng", dot_name, "-o", image]
                    subprocess.run(cmd, check=False)
                    if os.path.exists(image):
                        return image
                except Exception as e:
                    say("WARNING: system 'dot' failed to render:", e)
            return None

        def _try_networkx():
            try:
                ok = _render_with_networkx(graph_builder, image)
                if ok and os.path.exists(image):
                    say("Rendering via networkx/matplotlib to", image)
                    return image
            except Exception as e:
                say("WARNING: networkx/matplotlib render failed:", e)
            return None

        if renderer == "auto":
            path = _try_python_graphviz()
            if path:
                image = path
                rendered_ok = True
            else:
                path = _try_system_dot()
                if path:
                    image = path
                    rendered_ok = True
                else:
                    path = _try_networkx()
                    if path:
                        image = path
                        rendered_ok = True
        elif renderer == "python-graphviz":
            path = _try_python_graphviz()
            if path:
                image = path
                rendered_ok = True
            else:
                say(
                    "ERROR: python 'graphviz' package not available or failed to render as requested by --renderer"
                )
                return 1
        elif renderer == "system-dot":
            path = _try_system_dot()
            if path:
                image = path
                rendered_ok = True
            else:
                say(
                    "ERROR: system 'dot' not available or failed to render as requested by --renderer"
                )
                return 1
        elif renderer == "networkx":
            path = _try_networkx()
            if path:
                image = path
                rendered_ok = True
            else:
                say(
                    "ERROR: networkx/matplotlib not available or failed to render as requested by --renderer"
                )
                return 1

        if not rendered_ok:
            say("WARNING: Could not render image - no renderer succeeded.")
            say("Dot file generated at", dot_name)
            return 0

        say("Converting to", image)
        if not args.noShow:
            viewer = which_command(
                "eog",
                "eom",
                "fim",
                "feh",
                "xdg-open",
                "open",
                "display",
                "evince",
            )
            if viewer:
                try:
                    if sys.platform == "win32":
                        subprocess.Popen([viewer, image])
                    else:
                        subprocess.Popen(
                            [viewer, image],
                            stdout=subprocess.DEVNULL,
                            stderr=subprocess.DEVNULL,
                        )
                    say(f"Displaying {image} using '{viewer}'")
                except Exception as e:
                    say("WARNING: Could not display image:", e)
            else:
                say("WARNING: Could not find a command to display", image)
    else:
        say("Dot file generated at", dot_name)

    # Verbose analysis
    if args.verbose and not (args.jsnIn or args.ymlIn):
        say(
            "\nVerbose global variable and external script analysis (best-effort):"
        )
        parse_result = parse_files(
            files,
            args.language or get_script_type(files[0]),
            define_syntax(args.language or get_script_type(files[0])),
        )
        sub_info = {}
        for file_sub in sorted(graph_builder.node.keys()):
            file_part, sub_part = file_sub.split(":", 1)
            contents = parse_result.func_contents.get(sub_part, {}).get(
                file_part, ""
            )
            if not contents:
                continue
            vars_used = set()
            scripts_called = set()
            for line in contents.splitlines():
                var_re = LANG_SYNTAX["variable"].get(
                    args.language or get_script_type(files[0]), None
                )
                if var_re:
                    for m in re.finditer(var_re, line):
                        v = m.group(1) if m.groups() else m.group(0)
                        if v and not v.isdigit():
                            vars_used.add(v)
                m_script = re.search(
                    r"(\w+\.(?:awk|m|js|php|pl|py|r|rb|sc|sh|tcl)\b)", line
                )
                if m_script:
                    scripts_called.add(m_script.group(1))
            sub_info.setdefault(file_part, {})[sub_part] = {
                "vars": sorted(vars_used),
                "scripts": sorted(scripts_called),
            }
        for f in sorted(sub_info.keys()):
            say("  ", f)
            for s in sorted(sub_info[f].keys()):
                say("    ", s)
                for v in sub_info[f][s]["vars"]:
                    say("      var:", v)
                for sc in sub_info[f][s]["scripts"]:
                    say("      script:", sc)

    return 0


if __name__ == "__main__":
    sys.exit(main())
